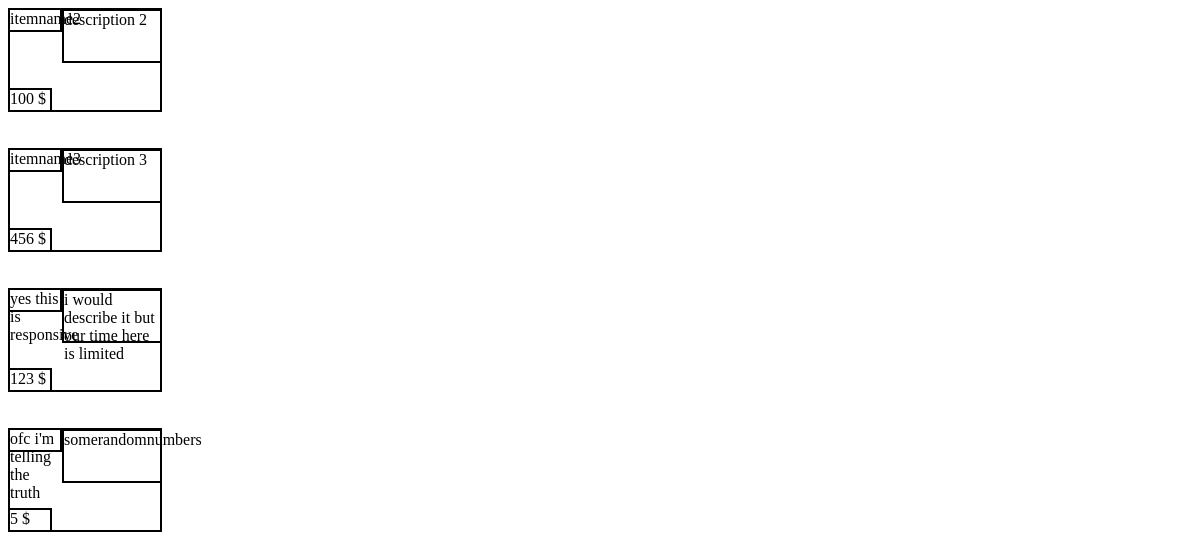
The app's page /myitems.php (signed in) with its own data.
### tables this page shows
CREATE TABLE `items` (
  `id` int(11) NOT NULL,
  `name` varchar(100) NOT NULL,
  `description` varchar(100) NOT NULL,
  `photo` varchar(225) NOT NULL,
  `user` varchar(100) NOT NULL,
  `furniture` tinyint(4) DEFAULT NULL,
  `sports` tinyint(4) DEFAULT NULL,
  `kitchen` tinyint(4) DEFAULT NULL,
  `clothes` tinyint(4) DEFAULT NULL,
  `electronics` tinyint(4) DEFAULT NULL,
  `home` tinyint(4) DEFAULT NULL,
  `books` tinyint(4) DEFAULT NULL,
  `tools` tinyint(4) DEFAULT NULL,
  `other` tinyint(4) DEFAULT NULL,
  `price` double DEFAULT NULL,
  `pricer` varchar(45) NOT NULL,
  `location` varchar(45) DEFAULT NULL
);

### myitems.php (the view, shortened to what this page needs)
<?php
	$mysqli = mysqli_connect('localhost','root','','tradent');
?>
<!doctype html>
<html>
<head>
<link rel="stylesheet" href="style.css" type="text/css">
</head>
<body>
<div class="body-content">
  <div class="module">
    <?php
	  $email = $_SESSION['login'];
	  $con = "SELECT * FROM items Where user = '$email'";
	  $global = mysqli_query($mysqli,$con);
	  foreach($global as $row)
	  {
		  echo "<div style='border: 2px; border-style: solid; width: 150px; height: 100px;'></br>";
		  echo "<div style='border: 2px; border-style: solid; width: 50px; height: 20px; margin-top: -20px; margin-left: -2px;'>".$row['name']."</div>";
		  echo "<div style='border: 2px; border-style: solid; width: 96px; height: 50px; margin-top: -23px; margin-left: 52px;'>".$row['description']."</div>";
		  echo "<div style='border: 2px; border-style: solid; width: 40px; height: 20px; margin-top: 25px; margin-left: -2px;'>".$row['price']." $</div>";
		  echo "</div></br></br>";
	  }
	?>
  </div>
</div>
</body>
</html>

### records on screen
items: name "itemname2", description "description 2", price "100"
items: name "itemname3", description "description 3", price "456"
items: name "yes this is responsive", description "i would describe it but our time here is limited", price "123"
items: name "ofc i'm telling the truth", description "somerandomnumbers", price "5"
